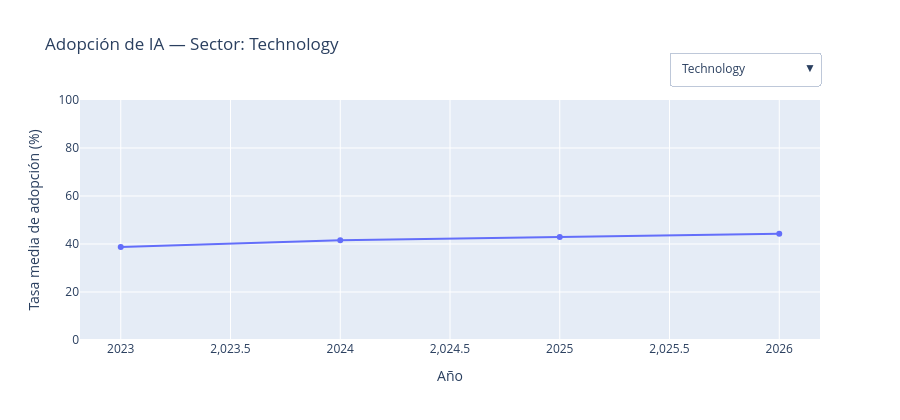

This figure's notebook cell:
### Code cell
fig3 = go.Figure()

for ind in industrias_principales:
    datos_ind = evolucion[evolucion['industry'] == ind]
    fig3.add_trace(go.Scatter(
        x=datos_ind['survey_year'],
        y=datos_ind['adopcion_media'],
        name=ind,
        mode='lines+markers',
        line=dict(width=2),
        marker=dict(size=6),
        visible=(ind == industrias_principales[0])
    ))

botones = []
for i, ind in enumerate(industrias_principales):
    visibles = [j == i for j in range(len(industrias_principales))]
    botones.append(dict(
        label=ind,
        method='update',
        args=[{'visible': visibles}, {'title': f'Adopción de IA — Sector: {ind}'}]
    ))

botones.append(dict(
    label='Todas las industrias',
    method='update',
    args=[{'visible': [True] * len(industrias_principales)}, {'title': 'Adopción de IA — Todos los sectores'}]
))

fig3.update_layout(
    title=f'Adopción de IA — Sector: {industrias_principales[0]}',
    xaxis_title='Año',
    yaxis_title='Tasa media de adopción (%)',
    yaxis_range=[0, 100],
    updatemenus=[dict(buttons=botones, direction='down', x=1.0, y=1.2, xanchor='right')],
    height=420
)
fig3.show()

### Figure 1 — Plotly figure (JSON) as saved in the notebook; plotly's stock layout.template omitted (floating-point values rounded to 4 significant figures)
{"data": [{"line": {"width": 2}, "marker": {"size": 6}, "mode": "lines+markers", "name": "Technology", "type": "scatter", "visible": true, "x": [2023, 2024, 2025, 2026], "y": [38.71, 41.55, 42.95, 44.31]}, {"line": {"width": 2}, "marker": {"size": 6}, "mode": "lines+markers", "name": "Finance", "type": "scatter", "visible": false, "x": [2023, 2024, 2025, 2026], "y": [34.64, 35.93, 37.83, 39.56]}, {"line": {"width": 2}, "marker": {"size": 6}, "mode": "lines+markers", "name": "Healthcare", "type": "scatter", "visible": false, "x": [2023, 2024, 2025, 2026], "y": [31.99, 33.17, 35.83, 37.6]}, {"line": {"width": 2}, "marker": {"size": 6}, "mode": "lines+markers", "name": "Manufacturing", "type": "scatter", "visible": false, "x": [2023, 2024, 2025, 2026], "y": [31.68, 33.44, 35.37, 37.55]}, {"line": {"width": 2}, "marker": {"size": 6}, "mode": "lines+markers", "name": "Retail", "type": "scatter", "visible": false, "x": [2023, 2024, 2025, 2026], "y": [30.82, 33.27, 34.23, 36.42]}], "layout": {"height": 420, "title": {"text": "Adopción de IA — Sector: Technology"}, "updatemenus": [{"buttons": [{"args": [{"visible": [true, false, false, false, false]}, {"title": "Adopción de IA — Sector: Technology"}], "label": "Technology", "method": "update"}, {"args": [{"visible": [false, true, false, false, false]}, {"title": "Adopción de IA — Sector: Finance"}], "label": "Finance", "method": "update"}, {"args": [{"visible": [false, false, true, false, false]}, {"title": "Adopción de IA — Sector: Healthcare"}], "label": "Healthcare", "method": "update"}, {"args": [{"visible": [false, false, false, true, false]}, {"title": "Adopción de IA — Sector: Manufacturing"}], "label": "Manufacturing", "method": "update"}, {"args": [{"visible": [false, false, false, false, true]}, {"title": "Adopción de IA — Sector: Retail"}], "label": "Retail", "method": "update"}, {"args": [{"visible": [true, true, true, true, true]}, {"title": "Adopción de IA — Todos los sectores"}], "label": "Todas las industrias", "method": "update"}], "direction": "down", "x": 1, "xanchor": "right", "y": 1.2}], "xaxis": {"title": {"text": "Año"}}, "yaxis": {"range": [0, 100], "title": {"text": "Tasa media de adopción (%)"}}}}
